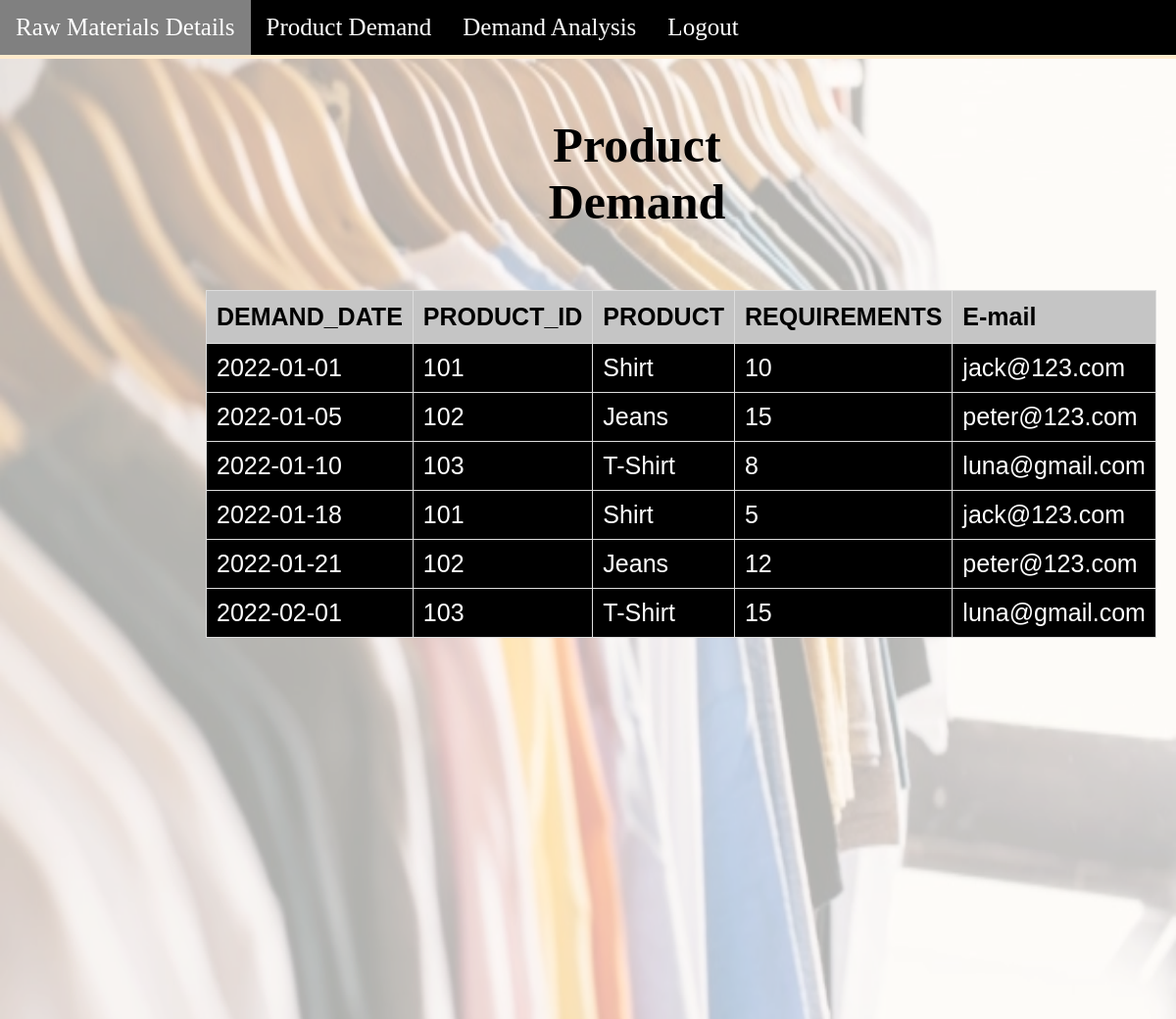
Page /ProductDemand.php on the committed database.
### tables this page shows
CREATE TABLE DemandTable (
  Sid int not null auto_increment PRIMARY KEY,
  Demanddate date,
  Product_id int NOT NULL,
  ProductName varchar(50) NOT NULL,
  ProductReq int NOT NULL,
  Email varchar(40) NOT NULL
);

### ProductDemand.php (the view, shortened to what this page needs)
<?php
	$host = "localhost";
	$login = "root";
	$password = '';
	$dname = "MRP";
    $con = @new mysqli($host, $login, $password, $dname, $port);
    $sql = "SELECT * FROM DemandTable ORDER BY Demanddate" ;
    $result = $con->query($sql);
?>
<!DOCTYPE html>
<html lang="en">
<head>
</head>
<body>
  <img src="bg.jpg" alt="factory" style= "width:100%; height: 100%; position: absolute; z-index:-1; opacity: 0.9">
  <?php include('navbar.php'); ?>
       <div class="container">
            <h1 style="text-align: center; color: black ; margin-left: 280px;">Product Demand</h1>
            <br>
            <table id="Table">
                <thead>
                    <tr>
                    <th>DEMAND_DATE</th>
                    <th>PRODUCT_ID</th>
                    <th>PRODUCT </th>
                    <th>REQUIREMENTS</th>
                    <th>E-mail</th>
                    </tr>
                </thead>
                <?php
                while($row = $result->fetch_assoc()) {
                ?>
                <tr>
                   <td><?php echo $row['Demanddate']; ?></td>
                    <td ><?php echo $row['Product_id']; ?></td>
                    <td><?php echo $row['ProductName']; ?></td>
                    <td><?php echo $row['ProductReq']; ?></td>
                    <td><?php echo $row['Email']; ?></td>
                </tr>
                <?php
                }
                ?>
            </table>
        </div>
</body>
</html>

### navbar.php (shortened to what this page needs)
<!DOCTYPE html>
<html>
<head>
</head>
<body>
   <nav class="Nav">
    <ul>
    <li>
    <a href="RawMaterialDetails.php">Raw Materials Details</a>
    </li>
    <li>
    <a href="ProductDemand.php">Product Demand</a>
    </li>
    <li>
    <a href="Demand.php">Demand Analysis</a>
    </li>
    <li>
    <a href="index.php">Logout</a>
    </li>
    </ul>
   </nav>
<body>
</html>

### ProductDemand.php (style rules this page uses)
html { position: relative; min-height: 100%; }
body { padding-top: 60px; font-size:25px; padding-bottom: 100px; background: blanchedalmond; }
.container { padding-top:5px; display: block; margin-top: 20px; margin-left:210px; width: 50%; color:white; }
td,th { border: 1px solid #ddd; padding: 10px; }
#Table { font-family: Arial, sans-serif; border-collapse: collapse; margin-bottom: 15px; }
#Table tr:nth-child(even) { background-color:black; }
#Table tr:nth-child(odd) { background-color: black; }
#Table th { padding-top: 12px; padding-bottom: 12px; text-align:left; background-color: #C5C5C5; color:black; }

### navbar.php (style rules this page uses)
body { margin:0; }
ul { margin: 0; padding :0; overflow: hidden; background-color: black; position: fixed; list-style: none; top: 0; width: 100%; }
li { float: left; }
li a { display: block; color: white; text-align: center; padding: 14px 16px; text-decoration: none; }

### rows in the picture
demandtable: Demanddate "2022-01-01", Product "101", ProductName "Shirt", ProductReq "10", Email "jack@123.com"
demandtable: Demanddate "2022-01-05", Product "102", ProductName "Jeans", ProductReq "15", Email "peter@123.com"
demandtable: Demanddate "2022-01-10", Product "103", ProductName "T-Shirt", ProductReq "8", Email "luna@gmail.com"
demandtable: Demanddate "2022-01-18", Product "101", ProductName "Shirt", ProductReq "5", Email "jack@123.com"
demandtable: Demanddate "2022-01-21", Product "102", ProductName "Jeans", ProductReq "12", Email "peter@123.com"
demandtable: Demanddate "2022-02-01", Product "103", ProductName "T-Shirt", ProductReq "15", Email "luna@gmail.com"
